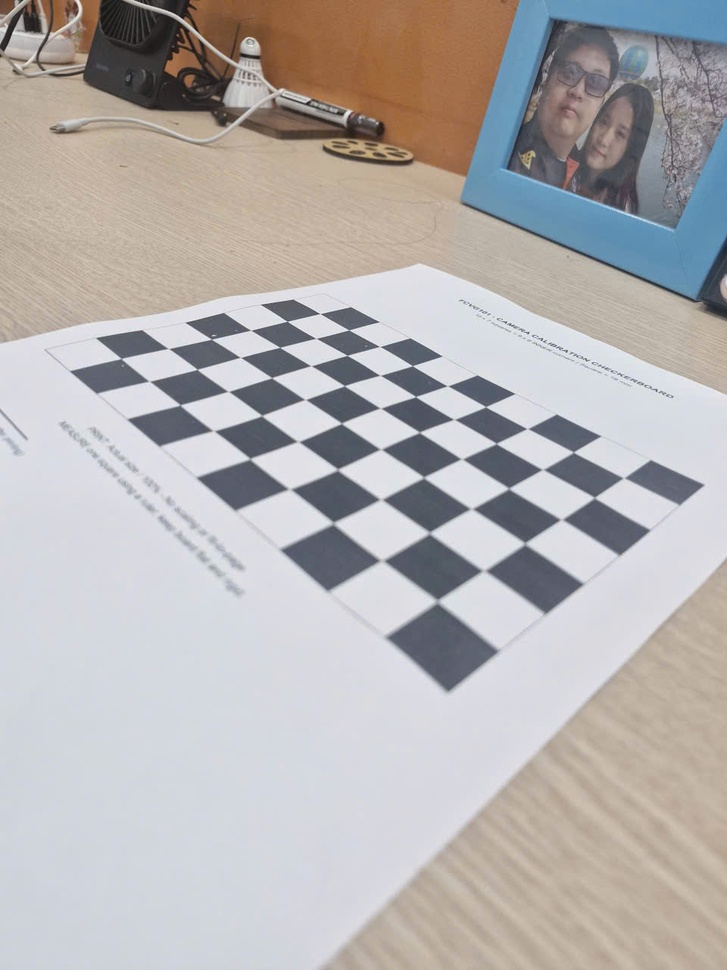
#> input picture Task1A/FCVG101_Task1A_Workshop/data/calibration/1794799455996_2661104606077237083_2661104606077237083_8b0656e8459e8844e5b06c32aedbe4a5.jpg, 727 x 970 px, shrunk from 960 x 1280 before the run
$ python -i filtering.py   (imports and definitions only)   (older library calls are emulated)
#> lines starting #> are read from the running program, lines starting #| are printed output that depends on the picture; after the words box and inside, x2 and y2 are one past the last pixel; in counts of white or black regions, pixels touching at a corner belong together
"""FCVG101 Coursework - Task 1.2: Filtering, Gradients & Frequency Domain Analysis.
Implements spatial filtering (Box, Gaussian, Median), quantitative evaluation (MSE & PSNR),
Sobel & Canny edge detection, and 2D FFT with Ideal vs Gaussian LPF (Gibbs ringing analysis).
"""
import cv2
import numpy as np


# [58 lines left out: functions add_gaussian_noise, add_salt_and_pepper_noise, compute_mse, compute_psnr, apply_spatial_filters, not called in this run]


def compute_gradients_and_edges(gray: np.ndarray, canny_low: int = 50, canny_high: int = 150):
    """Computes Sobel gradients (Ix, Iy, magnitude, direction) and Canny edges."""
    # Sobel gradients (16-bit signed to prevent underflow)
    sobel_x = cv2.Sobel(gray, cv2.CV_64F, 1, 0, ksize=3)
    sobel_y = cv2.Sobel(gray, cv2.CV_64F, 0, 1, ksize=3)

    magnitude = np.sqrt(sobel_x**2 + sobel_y**2)
    direction = np.arctan2(sobel_y, sobel_x)  # in radians [-pi, pi]

    # Scale magnitude for visualization (0-255 uint8)
    mag_scaled = cv2.normalize(magnitude, None, 0, 255, cv2.NORM_MINMAX).astype(np.uint8)

    # Canny edge detector
    canny_edges = cv2.Canny(gray, canny_low, canny_high)

    return {
        'sobel_x': sobel_x,
        'sobel_y': sobel_y,
        'magnitude': magnitude,
        'magnitude_visual': mag_scaled,
        'direction': direction,
        'canny': canny_edges
    }


# [92 lines left out: functions compute_fft_2d, create_frequency_masks, apply_frequency_filter, evaluate_filters_on_noise, not called in this run]

>>> import cv2
>>> picture = cv2.imread('../Task1A/FCVG101_Task1A_Workshop/data/calibration/1794799455996_2661104606077237083_2661104606077237083_8b0656e8459e8844e5b06c32aedbe4a5.jpg', cv2.IMREAD_GRAYSCALE)
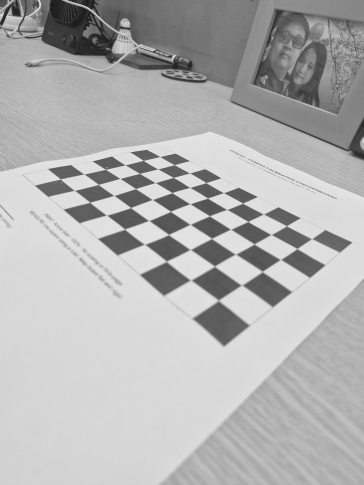
#> picture: shape (970, 727) (shown at 1/2 size); min 14, max 245, mean 178.4
>>> result = compute_gradients_and_edges(picture)
#> in compute_gradients_and_edges, `sobel_x = cv2.Sobel(gray, cv2.CV_64F, 1, 0, ksize=3)`:
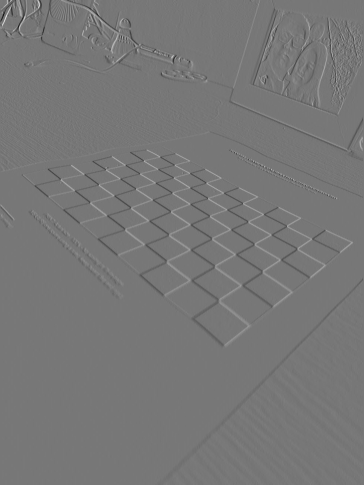
#> sobel_x: shape (970, 727) float64 (shown at 1/2 size); min -646, max 733, mean -0.3; drawn with min black and max white
#> in compute_gradients_and_edges, `sobel_y = cv2.Sobel(gray, cv2.CV_64F, 0, 1, ksize=3)`:
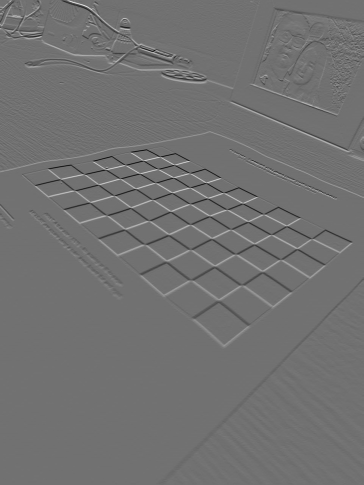
#> sobel_y: shape (970, 727) float64 (shown at 1/2 size); min -611, max 762, mean 0.6; drawn with min black and max white
#> in compute_gradients_and_edges, `magnitude = np.sqrt(sobel_x**2 + sobel_y**2)`:
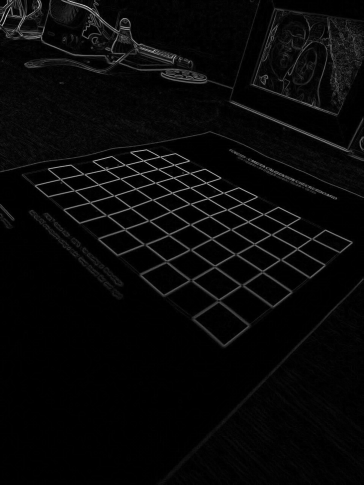
#> magnitude: shape (970, 727) float64 (shown at 1/2 size); min 0, max 809.3, mean 26.2; drawn with min black and max white
#> in compute_gradients_and_edges, `direction = np.arctan2(sobel_y, sobel_x)`:
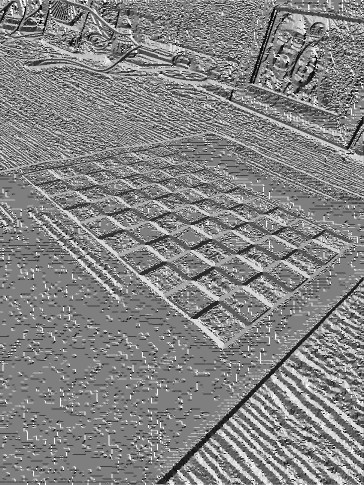
#> direction: shape (970, 727) float64 (shown at 1/2 size); min -3.14, max 3.14, mean 0.114; drawn with min black and max white
#> in compute_gradients_and_edges, `canny_edges = cv2.Canny(gray, canny_low, canny_high)`:
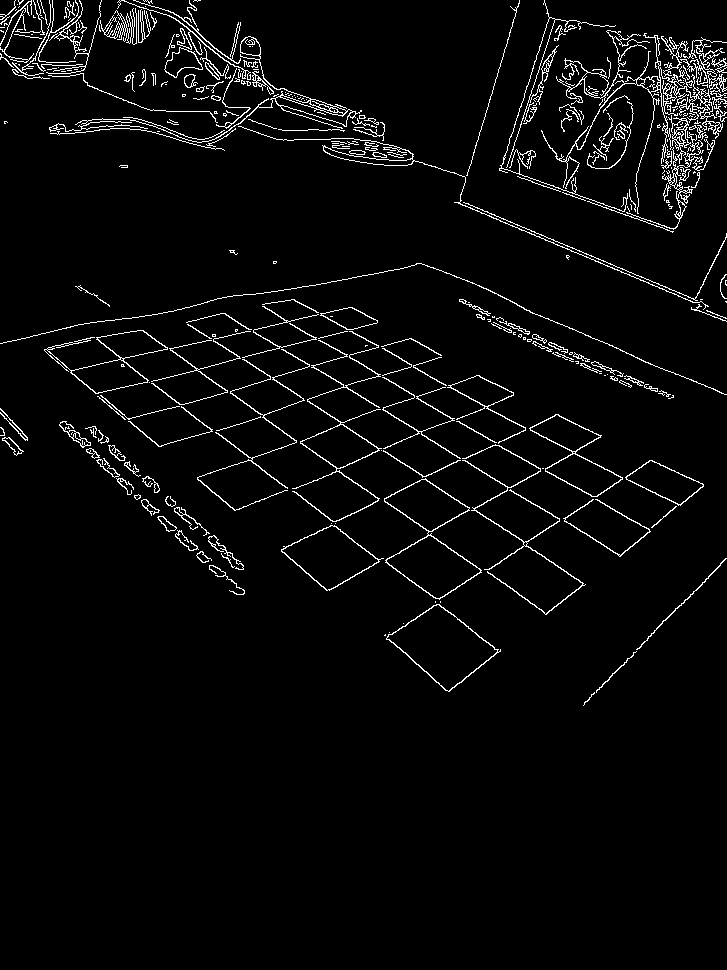
#> canny_edges: shape (970, 727); 3.6% white in thin lines or dots, all inside (x1, y1, x2, y2) = (0, 0, 727, 706)
#> result = 6 items

$ run again, on Task1A/FCVG101_Task1A_Workshop/data/calibration/1794799456055_2661104606077237083_2661104606077237083_d499708292d85fe7b03c6aca175e0240.jpg
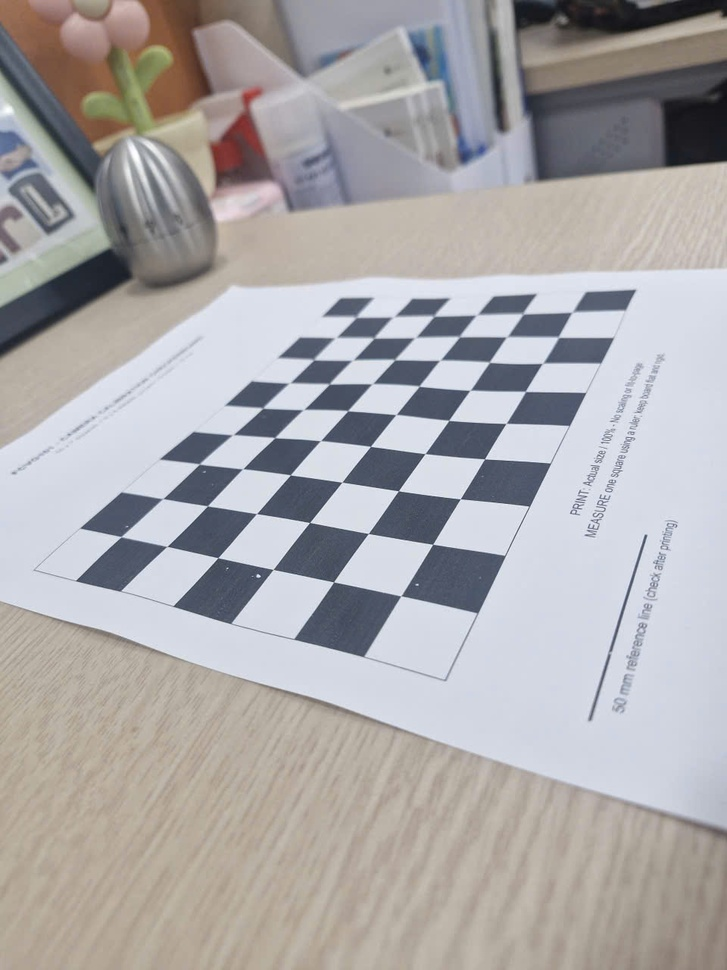
#> input picture Task1A/FCVG101_Task1A_Workshop/data/calibration/1794799456055_2661104606077237083_2661104606077237083_d499708292d85fe7b03c6aca175e0240.jpg, 727 x 970 px, shrunk from 960 x 1280 before the run
#> in compute_gradients_and_edges, `direction = np.arctan2(sobel_y, sobel_x)`:
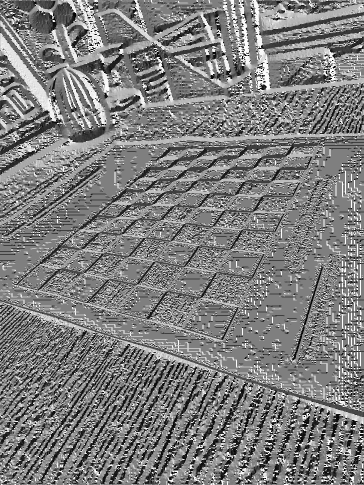
#> direction: shape (970, 727) float64 (shown at 1/2 size); min -3.14, max 3.14, mean -0.0204; drawn with min black and max white
#> in compute_gradients_and_edges, `canny_edges = cv2.Canny(gray, canny_low, canny_high)`:
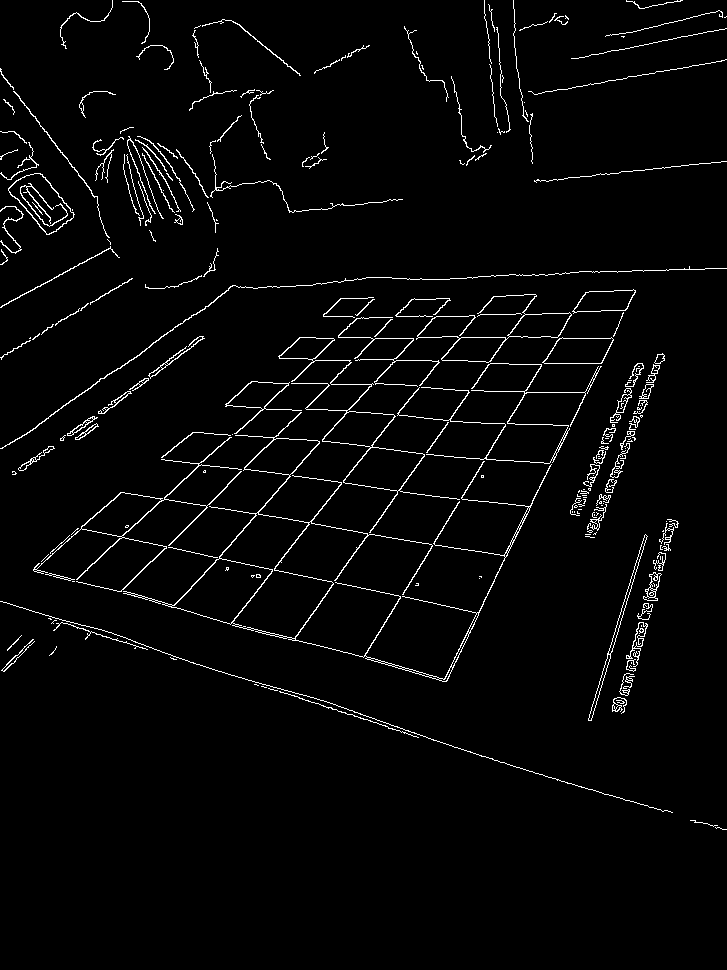
#> canny_edges: shape (970, 727); 2.8% white in thin lines or dots, all inside (x1, y1, x2, y2) = (0, 0, 727, 830)
#> result = 6 items

$ run again, on Task1A/FCVG101_Task1A_Workshop/data/calibration/1794799456114_2661104606077237083_2661104606077237083_6564c3a311f0ec6b8f348738c1d958a8.jpg
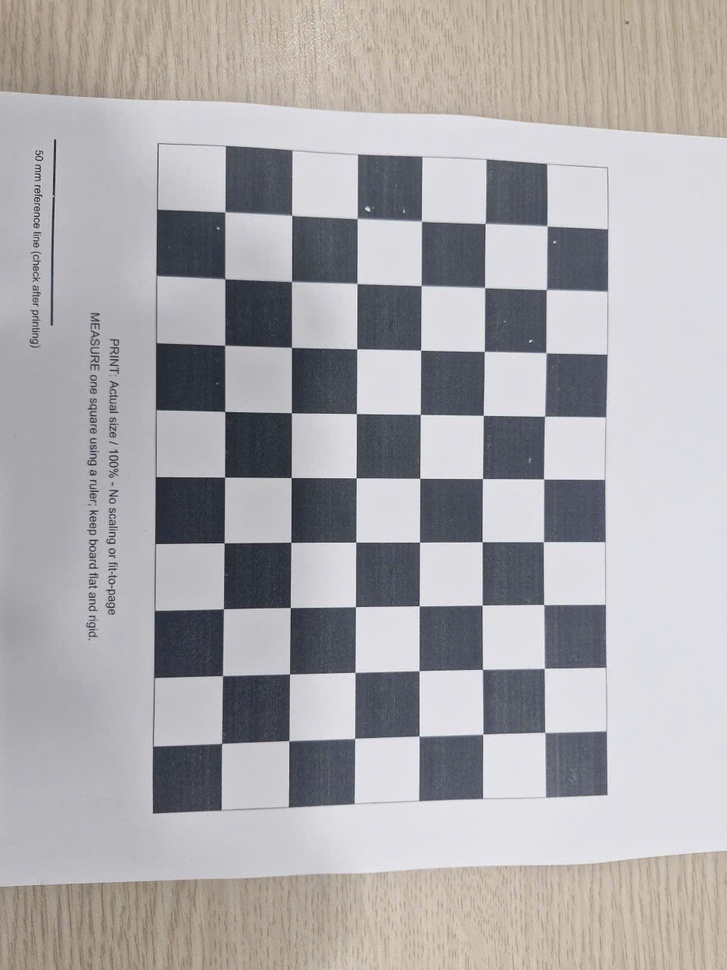
#> input picture Task1A/FCVG101_Task1A_Workshop/data/calibration/1794799456114_2661104606077237083_2661104606077237083_6564c3a311f0ec6b8f348738c1d958a8.jpg, 727 x 970 px, shrunk from 960 x 1280 before the run
#> in compute_gradients_and_edges, `direction = np.arctan2(sobel_y, sobel_x)`:
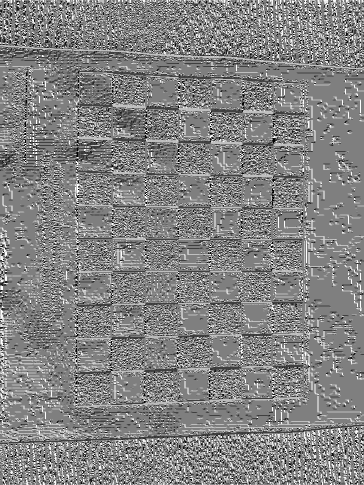
#> direction: shape (970, 727) float64 (shown at 1/2 size); min -3.14, max 3.14, mean 0.099; drawn with min black and max white
#> in compute_gradients_and_edges, `canny_edges = cv2.Canny(gray, canny_low, canny_high)`:
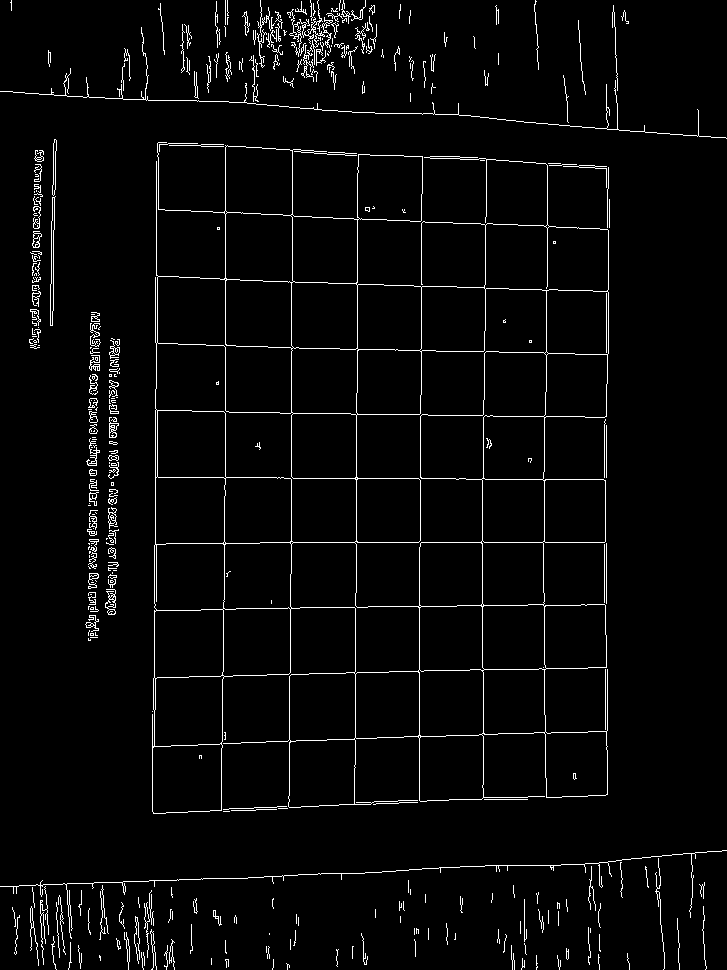
#> canny_edges: shape (970, 727); 3.2% white in thin lines or dots
#> result = 6 items
